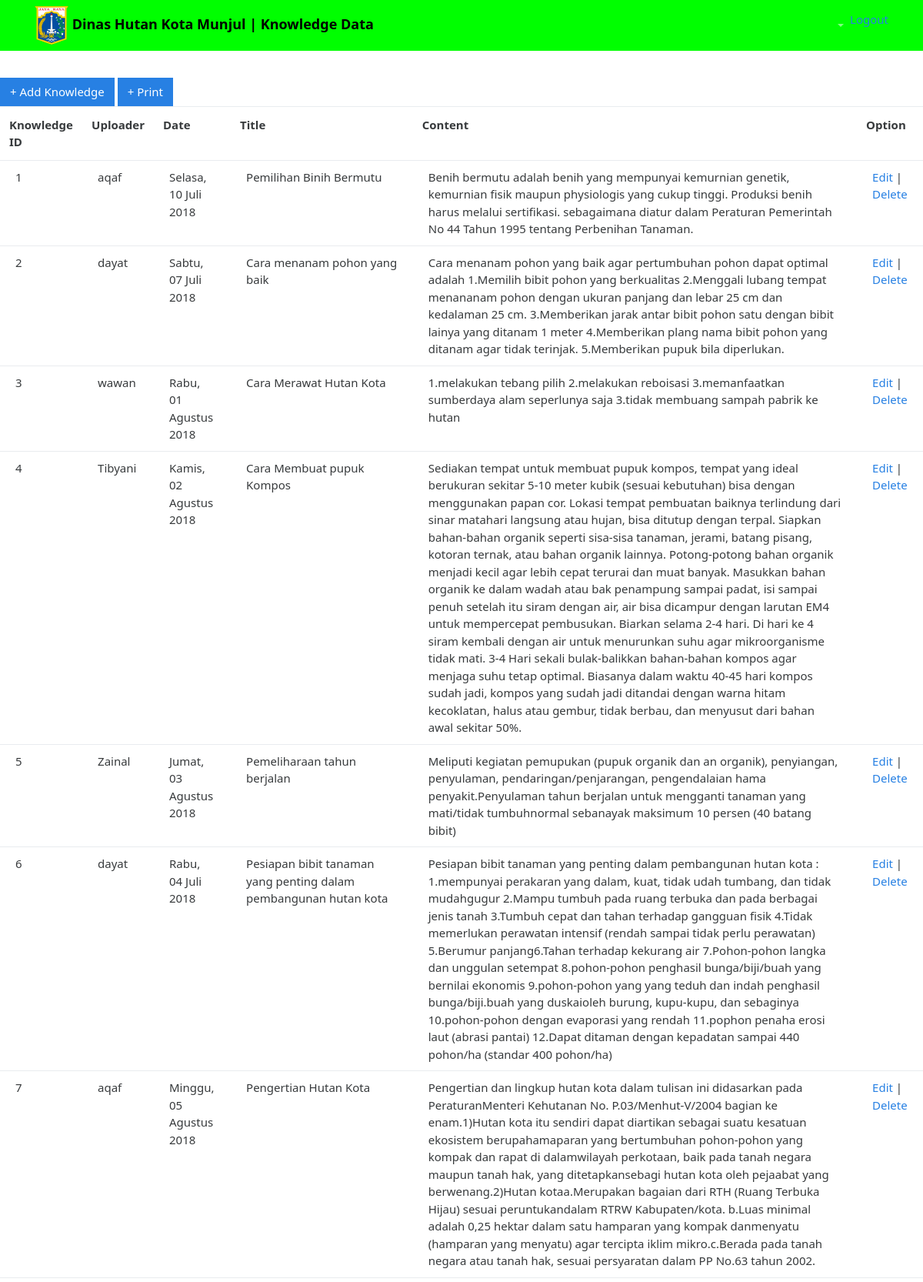
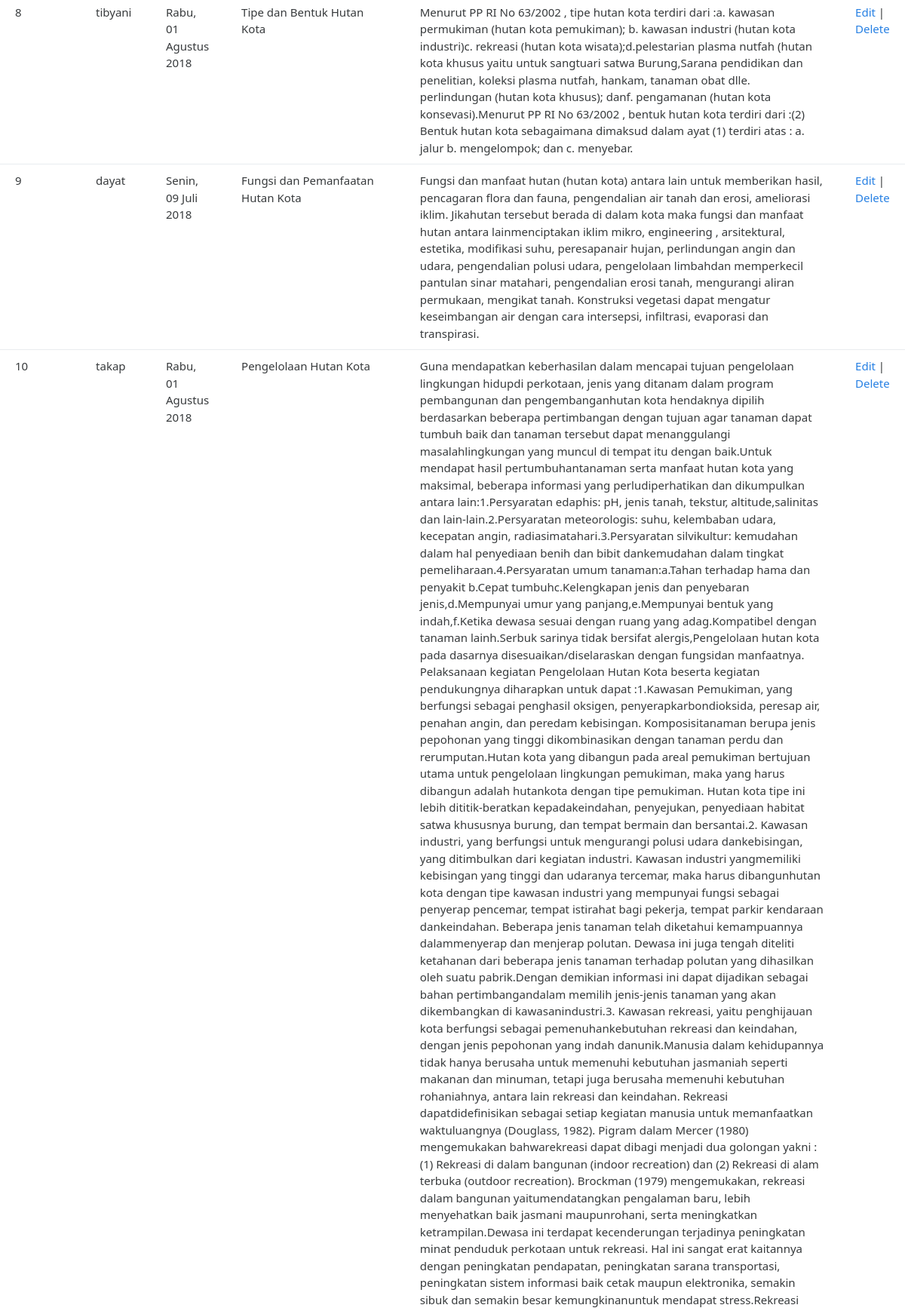
The app's page /index2.php (upper part) with its own data (2 pictures, top to bottom).
### tables this page shows
CREATE TABLE IF NOT EXISTS `pengetahuan` (
  `id_pengetahuan` int(5) NOT NULL,
  `uploader` varchar(30) NOT NULL,
  `tanggal` date NOT NULL,
  `judul` varchar(100) NOT NULL,
  `isi` longtext NOT NULL
);

### format_tgl.php (called while the page is built)
<?php
function tanggal_indo($tanggal, $cetak_hari = false)
{
	$hari = array ( 1 =>    'Senin',
				'Selasa',
				'Rabu',
				'Kamis',
				'Jumat',
				'Sabtu',
				'Minggu'
			);
	$bulan = array (1 =>   'Januari',
				'Februari',
				'Maret',
				'April',
				'Mei',
				'Juni',
				'Juli',
				'Agustus',
				'September',
				'Oktober',
				'November',
				'Desember'
			);
	$split 	  = explode('-', $tanggal);
	$tgl_indo = $split[2] . ' ' . $bulan[ (int)$split[1] ] . ' ' . $split[0];
	if ($cetak_hari) {
		$num = date('N', strtotime($tanggal));
		return $hari[$num] . ', ' . $tgl_indo;
	}
	return $tgl_indo;
}
?>

### index2.php (the view, shortened to what this page needs)
<!DOCTYPE html>
<html>
  <head>
    <link rel="stylesheet" href="css/bootstrap.css" media="screen">
    <link rel="stylesheet" href="css/custom.min.css">
    <link rel="stylesheet" href="css/material-icons.css">
    <link rel="stylesheet" href="css/imagepop.css">
    <link rel="stylesheet" href="css/modification.css">
    <link href="css/jumbotron.css" rel="stylesheet">
    <link rel="stylesheet" href="style.css" media="screen" title="no title" charset="utf-8">
  </head>
   <body>
    <div class="navbar navbar-inverse navbar-expand-lg fixed-top navbar-dark ">
      <div class="container">
        <a class="warna" href="" class="navbar-brand"><img src="img/Logo.png" class="img-fluid" style="max-width: 20%; and height: auto"> Dinas Hutan Kota Munjul | Knowledge Data </a>
        <ul class="nav navbar-nav ml-auto">
          <li class="nav-item dropdown">
          <a class="nav-link dropdown-toggle" data-toggle="dropdown" href="" role="button" aria-haspopup="true" aria-expanded="false">&nbsp;&nbsp;&nbsp;</a>
          </li>
          <a href="logout.php">Logout</a>
        </ul>
      </div>
      </div>
    <br><br>
    <a href="knowledge_input.php?s=<?php  ?>" class="btn btn-primary" letter-spacing : 2px;>+ Add Knowledge</a>
    <a href="phpfpdf/Print.php" target="_blank" class="btn btn-primary">+ Print</a>
    <table border=0 class="table">
      <tr>
        <th>Knowledge ID</th>
        <th>Uploader</th>
        <th>Date</th>
        <th>Title</th>
        <th>Content</th>
        <th>Option</th>
      </tr>
      <?php
          include "koneksi.php";
          include "format_tgl.php";
          $tampil = "SELECT * FROM pengetahuan";
          $result = $koneksi->query($tampil);
          if ($result->num_rows > 0) {
              while($row = $result->fetch_assoc()) {
                 $tanggal = date('Y-m-d', strtotime($row['tanggal']));
                  echo "<tr>";
                          echo "<td>". $row['id_pengetahuan']."</td>";
                          echo "<td>".$row['uploader']."</td>";
                          echo "<td>" . tanggal_indo($tanggal, true) . "</td>";
                          echo "<td>".$row['judul']."</td>";
                          echo "<td>". $row['isi']."</td>";
                          echo "<td>";
        ?>
                        <a href='kn_edit.php?id_pengetahuan=<?php echo $row['id_pengetahuan'];?>'>Edit</a> |
                        <a href='hapus.php?id_pengetahuan=<?php echo $row['id_pengetahuan'];?>'>Delete</a>
        <?php
                          echo "</td>";
                          echo  "</tr>";
              }
          }
          else{
                  echo "0 results";
          }
        ?>
    </table>
  </body>
</html>

### css/jumbotron.css (style rules this page uses)
body { padding-top: 3.5rem; }

### style.css (style rules this page uses)
.table { border-collapse: collapse; }
table.table th th , table.table tr td { padding: 10px 20px; }
.navbar-inverse { background-color: lime; }
.warna { color: black; font-weight: bold; font-size: large; }

### records on screen
pengetahuan: id_pengetahuan "1", uploader "aqaf", tanggal "Selasa, 10 Juli 2018", judul "Pemilihan Binih Bermutu", isi "Benih bermutu adalah benih yang mempunyai kemurnian genetik, kemurnian fisik maupun physiologis yang cukup tinggi. Produksi benih harus melalui sertifikasi. sebagaimana diatur dalam Peraturan Pemerintah No 44 Tahun 1995 tentang Perbenihan Tanaman."
pengetahuan: id_pengetahuan "2", uploader "dayat", tanggal "Sabtu, 07 Juli 2018", judul "Cara menanam pohon yang baik", isi "Cara menanam pohon yang baik agar pertumbuhan pohon dapat optimal adalah 1.Memilih bibit pohon yang berkualitas 2.Menggali lubang tempat menananam pohon dengan ukuran panjang dan lebar 25 cm dan kedalaman 25 cm. 3.Memberikan jarak antar bibit pohon satu dengan bibit lainya yang ditanam 1 meter 4.Memberikan plang nama bibit pohon yang ditanam agar tidak terinjak. 5.Memberikan pupuk bila diperlukan."
pengetahuan: id_pengetahuan "3", uploader "wawan", tanggal "Rabu, 01 Agustus 2018", judul "Cara Merawat Hutan Kota", isi "1.melakukan tebang pilih 2.melakukan reboisasi 3.memanfaatkan sumberdaya alam seperlunya saja 3.tidak membuang sampah pabrik ke hutan"
pengetahuan: id_pengetahuan "4", uploader "Tibyani", tanggal "Kamis, 02 Agustus 2018", judul "Cara Membuat pupuk Kompos", isi "Sediakan tempat untuk membuat pupuk kompos, tempat yang ideal berukuran sekitar 5-10 meter kubik (sesuai kebutuhan) bisa dengan menggunakan papan cor. Lokasi tempat pembuatan baiknya terlindung dari sinar matahari langsung atau hujan, bisa ditutup dengan terpal. Siapkan bahan-bahan organik seperti sisa-sisa tanaman, jerami, batang pisang, kotoran ternak, atau bahan organik lainnya. Potong-potong bahan organik menjadi kecil agar lebih cepat terurai dan muat banyak. Masukkan bahan organik ke dalam wadah atau bak penampung sampai padat, isi sampai penuh setelah itu siram dengan air, air bisa dicampur dengan larutan EM4 untuk mempercepat pembusukan. Biarkan selama 2-4 hari. Di hari ke 4 siram…"
pengetahuan: id_pengetahuan "5", uploader "Zainal", tanggal "Jumat, 03 Agustus 2018", judul "Pemeliharaan tahun berjalan", isi "Meliputi kegiatan pemupukan (pupuk organik dan an organik), penyiangan, penyulaman, pendaringan/penjarangan, pengendalaian hama penyakit.Penyulaman tahun berjalan untuk mengganti tanaman yang mati/tidak tumbuhnormal sebanayak maksimum 10 persen (40 batang bibit)"
pengetahuan: id_pengetahuan "6", uploader "dayat", tanggal "Rabu, 04 Juli 2018", judul "Pesiapan bibit tanaman yang penting dalam pembangunan hutan kota", isi "Pesiapan bibit tanaman yang penting dalam pembangunan hutan kota : 1.mempunyai perakaran yang dalam, kuat, tidak udah tumbang, dan tidak mudahgugur 2.Mampu tumbuh pada ruang terbuka dan pada berbagai jenis tanah 3.Tumbuh cepat dan tahan terhadap gangguan fisik 4.Tidak memerlukan perawatan intensif (rendah sampai tidak perlu perawatan) 5.Berumur panjang6.Tahan terhadap kekurang air 7.Pohon-pohon langka dan unggulan setempat 8.pohon-pohon penghasil bunga/biji/buah yang bernilai ekonomis 9.pohon-pohon yang yang teduh dan indah penghasil bunga/biji.buah yang duskaioleh burung, kupu-kupu, dan sebaginya 10.pohon-pohon dengan evaporasi yang rendah 11.pophon penaha erosi laut (abrasi pantai)…"
pengetahuan: id_pengetahuan "7", uploader "aqaf", tanggal "Minggu, 05 Agustus 2018", judul "Pengertian Hutan Kota", isi "Pengertian dan lingkup hutan kota dalam tulisan ini didasarkan pada PeraturanMenteri Kehutanan No. P.03/Menhut-V/2004 bagian ke enam.1)Hutan kota itu sendiri dapat diartikan sebagai suatu kesatuan ekosistem berupahamaparan yang bertumbuhan pohon-pohon yang kompak dan rapat di dalamwilayah perkotaan, baik pada tanah negara maupun tanah hak, yang ditetapkansebagi hutan kota oleh pejaabat yang berwenang.2)Hutan kotaa.Merupakan bagaian dari RTH (Ruang Terbuka Hijau) sesuai peruntukandalam RTRW Kabupaten/kota. b.Luas minimal adalah 0,25 hektar dalam satu hamparan yang kompak danmenyatu (hamparan yang menyatu) agar tercipta iklim mikro.c.Berada pada tanah negara atau tanah hak, sesuai persyaratan…"
pengetahuan: id_pengetahuan "8", uploader "tibyani", tanggal "Rabu, 01 Agustus 2018", judul "Tipe dan Bentuk Hutan Kota", isi "Menurut PP RI No 63/2002 , tipe hutan kota terdiri dari :a. kawasan permukiman (hutan kota pemukiman); b. kawasan industri (hutan kota industri)c. rekreasi (hutan kota wisata);d.pelestarian plasma nutfah (hutan kota khusus yaitu untuk sangtuari satwa Burung,Sarana pendidikan dan penelitian, koleksi plasma nutfah, hankam, tanaman obat dlle. perlindungan (hutan kota khusus); danf. pengamanan (hutan kota konsevasi).Menurut PP RI No 63/2002 , bentuk hutan kota terdiri dari :(2) Bentuk hutan kota sebagaimana dimaksud dalam ayat (1) terdiri atas : a. jalur b. mengelompok; dan c. menyebar."
pengetahuan: id_pengetahuan "9", uploader "dayat", tanggal "Senin, 09 Juli 2018", judul "Fungsi dan Pemanfaatan Hutan Kota", isi "Fungsi dan manfaat hutan (hutan kota) antara lain untuk memberikan hasil, pencagaran flora dan fauna, pengendalian air tanah dan erosi, ameliorasi iklim. Jikahutan tersebut berada di dalam kota maka fungsi dan manfaat hutan antara lainmenciptakan iklim mikro, engineering , arsitektural, estetika, modifikasi suhu, peresapanair hujan, perlindungan angin dan udara, pengendalian polusi udara, pengelolaan limbahdan memperkecil pantulan sinar matahari, pengendalian erosi tanah, mengurangi aliran permukaan, mengikat tanah. Konstruksi vegetasi dapat mengatur keseimbangan air dengan cara intersepsi, infiltrasi, evaporasi dan transpirasi."
pengetahuan: id_pengetahuan "10", uploader "takap", tanggal "Rabu, 01 Agustus 2018", judul "Pengelolaan Hutan Kota"
